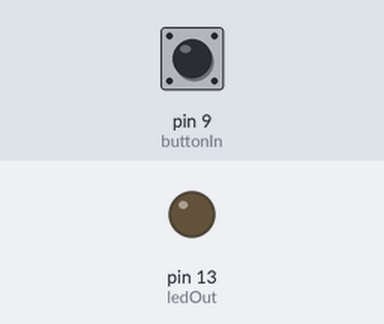
Simulated run of this sketch. Board: Arduino Uno, built with avr-gcc and run on an emulated ATmega328P. Parts: output pins drawn as LEDs (lit = HIGH). Inputs (shaded band) come from the test bench; at power-on: pin 9 (buttonIn) LOW. What the sketch prints to the serial monitor is not drawn.

Above: at 1.2 s.
1.3 s: pin 9 (buttonIn) pulled HIGH for 0.15 s
At 1.37 s:
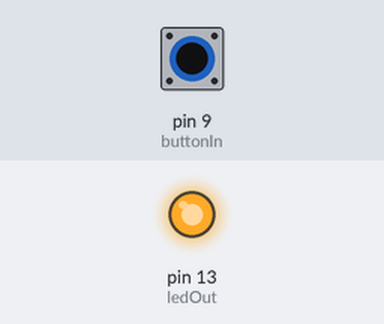
2.9 s: pin 9 (buttonIn) pulled HIGH for 3.2 s
At 7.1 s:
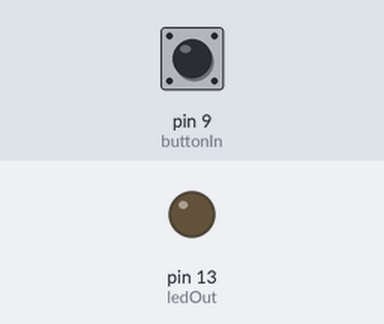
Timing chart, 0 to 8.6 s (numbered marks = the images above; inputs shaded):
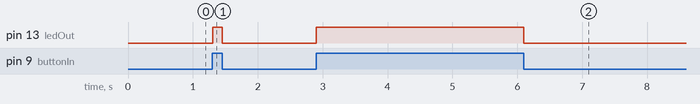

Measured:
- after the input at 1.3 s, pin 13 (ledOut): LOW → HIGH at once, → LOW 0.15 s later
- after the input at 2.9 s, pin 13 (ledOut): LOW → HIGH at once, → LOW 3.2 s later

The sketch:

Fifth.ino
```cpp
#define ledOut 13
#define buttonIn 9

void setup() {
  pinMode(ledOut, OUTPUT);
  pinMode(buttonIn, INPUT);
  Serial.begin(9600);
}


void loop() {
  static int buttonState = 0;
  buttonState = digitalRead(buttonIn);
  doSomeFunkyWork(buttonState);
  Serial.println(buttonState);
}

void doSomeFunkyWork(int state){
  if(state == HIGH){
    digitalWrite(ledOut, HIGH);
  }
  else{
    digitalWrite(ledOut, LOW);
  }
}
```
